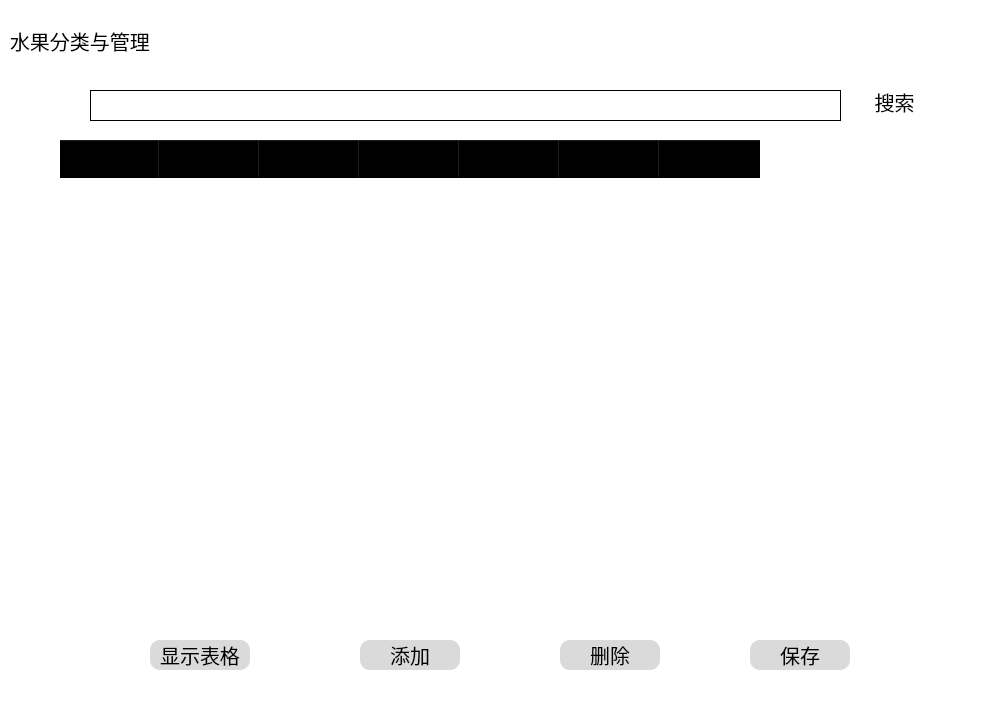
<?xml version="1.0" encoding="UTF-8"?>
<ui version="4.0">
 <class>FruitManagementAndCategory</class>
 <widget class="QWidget" name="FruitManagementAndCategory">
  <property name="geometry">
   <rect>
    <x>0</x>
    <y>0</y>
    <width>1001</width>
    <height>701</height>
   </rect>
  </property>
  <property name="windowTitle">
   <string>Form</string>
  </property>
  <widget class="QFrame" name="frame_2">
   <property name="geometry">
    <rect>
     <x>0</x>
     <y>0</y>
     <width>1001</width>
     <height>701</height>
    </rect>
   </property>
   <property name="styleSheet">
    <string notr="true">QFrame{
background-color:rgb(255, 255, 255);
border:sold 10px rgba(0,0,0);


}
#frame_2{
border-image:url(:/Picture/01.JPG)
}

QPushButton{
background:rgb(255, 255, 255);
border-style:outset;
border-radius:10px;
font-style:MingLiU-ExtB;
font-size:20px;
color:black;
}
QPushButton:pressed{
background-color:rgb(255, 255, 255);
border-style:inset;
font-style:MingLiU-ExtB;
}
QCheckBox{
background:rgba(85,170,255,0);
color:white;
font-style:MingLiU-ExtB;
}
QLabel{
color:rgb(35, 33, 34);
font-style:MingLiU-ExtB;
font-size:20px;
background-image:rgb(255, 255, 255);
}

QTableWidget{
	color:black;

}</string>
   </property>
   <property name="frameShape">
    <enum>QFrame::StyledPanel</enum>
   </property>
   <property name="frameShadow">
    <enum>QFrame::Raised</enum>
   </property>
   <widget class="QTableWidget" name="FruitTable">
    <property name="geometry">
     <rect>
      <x>60</x>
      <y>140</y>
      <width>881</width>
      <height>471</height>
     </rect>
    </property>
    <property name="styleSheet">
     <string notr="true">color:black;
background-color:white;
background:rgba(85,170,255,0);

</string>
    </property>
    <property name="rowCount">
     <number>0</number>
    </property>
    <attribute name="verticalHeaderVisible">
     <bool>false</bool>
    </attribute>
    <attribute name="verticalHeaderHighlightSections">
     <bool>false</bool>
    </attribute>
    <column>
     <property name="text">
      <string>编号</string>
     </property>
     <property name="font">
      <font>
       <family>华文楷体</family>
       <pointsize>17</pointsize>
       <weight>50</weight>
       <bold>false</bold>
      </font>
     </property>
     <property name="background">
      <color>
       <red>255</red>
       <green>255</green>
       <blue>255</blue>
      </color>
     </property>
    </column>
    <column>
     <property name="text">
      <string>类别</string>
     </property>
     <property name="font">
      <font>
       <family>华文楷体</family>
       <pointsize>17</pointsize>
      </font>
     </property>
     <property name="background">
      <color>
       <red>255</red>
       <green>255</green>
       <blue>255</blue>
      </color>
     </property>
    </column>
    <column>
     <property name="text">
      <string>名称</string>
     </property>
     <property name="font">
      <font>
       <family>华文楷体</family>
       <pointsize>17</pointsize>
      </font>
     </property>
     <property name="background">
      <color>
       <red>255</red>
       <green>255</green>
       <blue>255</blue>
      </color>
     </property>
    </column>
    <column>
     <property name="text">
      <string>价格</string>
     </property>
     <property name="font">
      <font>
       <family>华文楷体</family>
       <pointsize>17</pointsize>
      </font>
     </property>
     <property name="background">
      <color>
       <red>255</red>
       <green>255</green>
       <blue>255</blue>
      </color>
     </property>
    </column>
    <column>
     <property name="text">
      <string>销量</string>
     </property>
     <property name="font">
      <font>
       <family>华文楷体</family>
       <pointsize>17</pointsize>
      </font>
     </property>
     <property name="background">
      <color>
       <red>255</red>
       <green>255</green>
       <blue>255</blue>
      </color>
     </property>
    </column>
    <column>
     <property name="text">
      <string>库存</string>
     </property>
     <property name="font">
      <font>
       <family>华文楷体</family>
       <pointsize>17</pointsize>
      </font>
     </property>
     <property name="background">
      <color>
       <red>255</red>
       <green>255</green>
       <blue>255</blue>
      </color>
     </property>
    </column>
    <column>
     <property name="text">
      <string>批量删除</string>
     </property>
     <property name="font">
      <font>
       <family>华文楷体</family>
       <pointsize>17</pointsize>
      </font>
     </property>
     <property name="background">
      <color>
       <red>255</red>
       <green>255</green>
       <blue>255</blue>
      </color>
     </property>
    </column>
   </widget>
   <widget class="QFrame" name="frame_3">
    <property name="geometry">
     <rect>
      <x>0</x>
      <y>0</y>
      <width>1000</width>
      <height>80</height>
     </rect>
    </property>
    <property name="styleSheet">
     <string notr="true">QFrame{
background-color:rgb(255, 255, 255);
border:sold 10px rgba(0,0,0);
background:rgba(85,170,255,0);
}

QPushButton{
background:rgb(255, 255, 255);
border-style:outset;
border-radius:10px;
font-style:MingLiU-ExtB;
font-size:20px;
color:black;
}
QPushButton:pressed{
background-color:rgb(255, 255, 255);
border-style:inset;
font-style:MingLiU-ExtB;
}
QCheckBox{
background:rgba(85,170,255,0);
color:white;
font-style:MingLiU-ExtB;
}
QLabel{
color:rgb(0, 0, 0);
font: 20pt &quot;华文楷体&quot;;
background:rgba(85,170,255,0);
}

QTableWidget{
	color:black;
}</string>
    </property>
    <property name="frameShape">
     <enum>QFrame::StyledPanel</enum>
    </property>
    <property name="frameShadow">
     <enum>QFrame::Raised</enum>
    </property>
    <widget class="QLabel" name="label_3">
     <property name="geometry">
      <rect>
       <x>10</x>
       <y>10</y>
       <width>281</width>
       <height>61</height>
      </rect>
     </property>
     <property name="styleSheet">
      <string notr="true">background:rgba(85,170,255,0);</string>
     </property>
     <property name="text">
      <string>水果分类与管理</string>
     </property>
    </widget>
   </widget>
   <widget class="QPushButton" name="Add">
    <property name="geometry">
     <rect>
      <x>360</x>
      <y>640</y>
      <width>100</width>
      <height>30</height>
     </rect>
    </property>
    <property name="styleSheet">
     <string notr="true">background-color:rgb(218, 218, 218);</string>
    </property>
    <property name="text">
     <string>添加</string>
    </property>
   </widget>
   <widget class="QPushButton" name="Delete">
    <property name="geometry">
     <rect>
      <x>560</x>
      <y>640</y>
      <width>100</width>
      <height>30</height>
     </rect>
    </property>
    <property name="styleSheet">
     <string notr="true">background-color:rgb(218, 218, 218);</string>
    </property>
    <property name="text">
     <string>删除</string>
    </property>
   </widget>
   <widget class="QPushButton" name="Save">
    <property name="geometry">
     <rect>
      <x>750</x>
      <y>640</y>
      <width>100</width>
      <height>30</height>
     </rect>
    </property>
    <property name="styleSheet">
     <string notr="true">background-color:rgb(218, 218, 218);</string>
    </property>
    <property name="text">
     <string>保存</string>
    </property>
   </widget>
   <widget class="QLineEdit" name="Searching">
    <property name="geometry">
     <rect>
      <x>90</x>
      <y>90</y>
      <width>751</width>
      <height>31</height>
     </rect>
    </property>
    <property name="styleSheet">
     <string notr="true">QLineEdit{
color:black;
background-color:white;
border:1px solid rgb(0, 0, 0);
background:rgba(85,170,255,0);
}</string>
    </property>
   </widget>
   <widget class="QPushButton" name="Search">
    <property name="geometry">
     <rect>
      <x>850</x>
      <y>90</y>
      <width>89</width>
      <height>24</height>
     </rect>
    </property>
    <property name="text">
     <string>搜索</string>
    </property>
   </widget>
   <widget class="QPushButton" name="show">
    <property name="geometry">
     <rect>
      <x>150</x>
      <y>640</y>
      <width>100</width>
      <height>30</height>
     </rect>
    </property>
    <property name="styleSheet">
     <string notr="true">background-color:rgb(218, 218, 218);</string>
    </property>
    <property name="text">
     <string>显示表格</string>
    </property>
   </widget>
  </widget>
 </widget>
 <resources/>
 <connections/>
</ui>
